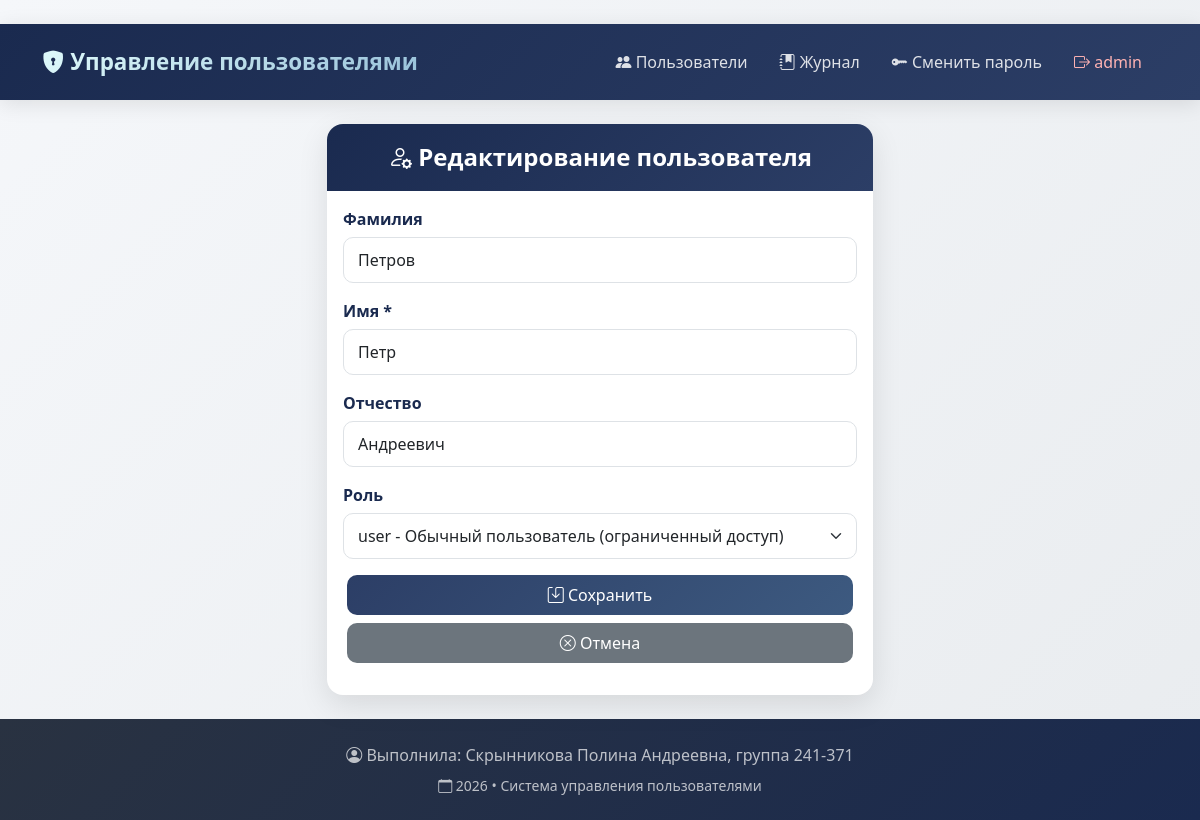
The app's page /user/2/edit (signed in) with its own data.
### models.py (models this page shows, shortened)
class User(UserMixin, db.Model):
    __tablename__ = 'users'
    id = db.Column(db.Integer, primary_key=True)
    username = db.Column(db.String(80), unique=True, nullable=False)
    password_hash = db.Column(db.String(200), nullable=False)
    last_name = db.Column(db.String(50))
    first_name = db.Column(db.String(50), nullable=False)
    patronymic = db.Column(db.String(50))
    role_id = db.Column(db.Integer, db.ForeignKey('roles.id'))
    created_at = db.Column(db.DateTime, default=datetime.utcnow)
    role = db.relationship('Role', back_populates='users')

### app.py (the view, shortened to what this page needs)
@app.route('/user/<int:user_id>/edit', methods=['GET', 'POST'])
@login_required
def edit_user(user_id):
    user = User.query.get_or_404(user_id)
    if not can_edit_user(user):
        flash('У вас недостаточно прав для редактирования этого пользователя.', 'danger')
        return redirect(url_for('index'))
    roles = Role.query.all()
    is_admin = has_right('user.edit')
    user_data = {
        'last_name': user.last_name or '',
        'first_name': user.first_name,
        'patronymic': user.patronymic or '',
        'role_id': user.role_id
    }
    return render_template('user_form.html', title='Редактирование пользователя',
                         user_data=user_data, roles=roles, is_edit=True,
                         edit_user=user, is_admin=is_admin)

### app.py (called while the page is built)
@login_manager.user_loader
def load_user(user_id):
    return User.query.get(int(user_id))

@app.before_request
def log_user_visit():
    if request.endpoint and not request.endpoint.startswith('static'):
        if request.endpoint not in ['reports.visit_logs', 'reports.pages_stats', 'reports.users_stats',
                                     'reports.export_pages_stats', 'reports.export_users_stats']:
            try:
                log = VisitLog(
                    path=request.path,
                    user_id=current_user.id if current_user.is_authenticated else None
                )
                db.session.add(log)
                db.session.commit()
            except Exception as e:
                db.session.rollback()
                print(f"Ошибка записи в журнал: {e}")

### rights.py (called while the page is built)
def has_right(right):
    if not current_user.is_authenticated:
        return False
    role_name = current_user.role.name if current_user.role else None
    if not role_name or role_name not in ROLE_RIGHTS:
        return False
    allowed_rights = ROLE_RIGHTS.get(role_name, [])
    return right in allowed_rights

def can_edit_user(user):
    if not current_user.is_authenticated:
        return False
    if has_right('user.edit'):  # admin
        return True
    if has_right('user.edit.self') and current_user.id == user.id:
        return True
    return False

### templates/user_form.html (shortened to what this page needs)
﻿{% extends 'base.html' %}
{% block content %}
<div class="row justify-content-center">
  <div class="col-md-8 col-lg-6">
    <div class="card">
      <div class="card-header bg-primary text-white text-center">
        <h4 class="mb-0">
          <i class="bi bi-person-{{ 'gear' if is_edit else 'plus' }}"></i>
          {{ 'Редактирование пользователя' if is_edit else 'Создание пользователя' }}
        </h4>
      </div>
      <div class="card-body">
        <form method="POST">
          <div class="mb-3">
            <label for="last_name" class="form-label">Фамилия</label>
            <input type="text" class="form-control" id="last_name" name="last_name"
                   value="{{ user_data.get('last_name', '') }}">
          </div>
          <div class="mb-3">
            <label for="first_name" class="form-label">Имя *</label>
            <input type="text" class="form-control" id="first_name" name="first_name"
                   value="{{ user_data.get('first_name', '') }}" required>
          </div>
          <div class="mb-3">
            <label for="patronymic" class="form-label">Отчество</label>
            <input type="text" class="form-control" id="patronymic" name="patronymic"
                   value="{{ user_data.get('patronymic', '') }}">
          </div>
          <div class="mb-3">
            <label for="role_id" class="form-label">Роль</label>
            <select class="form-select" id="role_id" name="role_id"
                    {% if is_edit and not is_admin %}disabled{% endif %}>
              {% for role in roles %}
                <option value="{{ role.id }}" {% if user_data.get('role_id')|string == role.id|string %}selected{% endif %}>
                  {{ role.name }} - {{ role.description }}
                </option>
              {% endfor %}
            </select>
          </div>
          <div class="d-grid gap-2">
            <button type="submit" class="btn btn-primary">
              <i class="bi bi-save"></i> Сохранить
            </button>
            <a href="{{ url_for('index') }}" class="btn btn-secondary">
              <i class="bi bi-x-circle"></i> Отмена
            </a>
          </div>
        </form>
      </div>
    </div>
  </div>
</div>
{% endblock %}

### templates/base.html (shortened to what this page needs)
<!doctype html>
<html lang="ru" class="h-100">
  <head>
    <link href="https://cdn.jsdelivr.net/npm/bootstrap@5.0.2/dist/css/bootstrap.min.css" rel="stylesheet">
    <link rel="stylesheet" href="https://cdn.jsdelivr.net/npm/bootstrap-icons@1.11.3/font/bootstrap-icons.min.css">
    <link rel="stylesheet" href="{{ url_for('static', filename='styles.css') }}">
  </head>
  <body class="d-flex flex-column h-100">
    <header>
      <nav class="navbar navbar-expand-lg navbar-dark">
        <div class="container">
          <a class="navbar-brand" href="{{ url_for('index') }}">
            <i class="bi bi-shield-lock-fill"></i> Управление пользователями
          </a>
          <div class="collapse navbar-collapse" id="navbarSupportedContent">
            <ul class="navbar-nav ms-auto mb-2 mb-lg-0">
              <li class="nav-item">
                <a class="nav-link" href="{{ url_for('index') }}">
                  <i class="bi bi-people-fill"></i> Пользователи
                </a>
              </li>
              {% if current_user.is_authenticated %}
                <li class="nav-item">
                  <a class="nav-link" href="{{ url_for('reports.visit_logs') }}">
                    <i class="bi bi-journal-bookmark-fill"></i> Журнал
                  </a>
                </li>
              {% endif %}
              {% if current_user.is_authenticated %}
                <li class="nav-item">
                  <a class="nav-link" href="{{ url_for('change_password') }}">
                    <i class="bi bi-key-fill"></i> Сменить пароль
                  </a>
                </li>
                <li class="nav-item">
                  <a class="nav-link text-danger" href="{{ url_for('logout') }}">
                    <i class="bi bi-box-arrow-right"></i> {{ current_user.username }}
                  </a>
                </li>
              {% else %}
                <li class="nav-item">
                  <a class="nav-link btn btn-outline-light" href="{{ url_for('login') }}">
                    <i class="bi bi-box-arrow-in-right"></i> Войти
                  </a>
                </li>
              {% endif %}
            </ul>
          </div>
        </div>
      </nav>
    </header>
    <main class="flex-shrink-0 my-4">
      <div class="container">
        {% block content %}{% endblock %}
      </div>
    </main>
    <footer class="footer mt-auto py-4">
      <div class="container text-center">
        <span>
          <i class="bi bi-person-circle"></i> Выполнила: Скрынникова Полина Андреевна, группа 241-371
        </span>
        <br>
        <small class="mt-2 d-block">
          <i class="bi bi-calendar"></i> 2026 • Система управления пользователями
        </small>
      </div>
    </footer>
  </body>
</html>

### static/styles.css (style rules this page uses)
:root { --primary-dark: #1a2a4f; --primary: #2c3e66; --primary-light: #3d5a80; --secondary: #98c1d9; --accent: #e0fbfc; --highlight: #ee6c4d; --success: #2a9d8f; --warning: #e9c46a; --danger: #e63946; --dark: #293241; --light: #f8f9fa; }
body { font-size: 1rem; background: linear-gradient(135deg, #f5f7fa 0%, #e9ecef 100%); font-family: 'Segoe UI', Tahoma, Geneva, Verdana, sans-serif; }
.card { box-shadow: 0 10px 30px rgba(0, 0, 0, 0.1); border: none; border-radius: 16px; transition: transform 0.3s ease, box-shadow 0.3s ease; background: white; }
.card-header { font-weight: bold; border-radius: 16px 16px 0 0 !important; background: linear-gradient(135deg, var(--primary-dark) 0%, var(--primary) 100%); border: none; padding: 1.2rem; }
.card-header h4, .card-header h1 { margin: 0; font-weight: 600; }
.btn { border-radius: 10px; margin: 0 4px; padding: 8px 18px; font-weight: 500; transition: all 0.3s ease; border: none; }
.btn-primary { background: linear-gradient(135deg, var(--primary) 0%, var(--primary-light) 100%); color: white; }
.form-control, .form-select, .input-group-text { border-radius: 10px; border: 1px solid #dee2e6; padding: 10px 14px; transition: all 0.3s ease; }
.form-label { font-weight: 600; color: var(--primary-dark); margin-bottom: 6px; }
.navbar { background: linear-gradient(135deg, var(--primary-dark) 0%, var(--primary) 100%) !important; padding: 1rem 0; box-shadow: 0 4px 20px rgba(0, 0, 0, 0.1); }
.navbar-brand { font-weight: 700; font-size: 1.4rem; background: linear-gradient(135deg, var(--accent) 0%, var(--secondary) 100%); -webkit-background-clip: text; background-clip: text; color: transparent !important; }
.nav-link { color: rgba(255, 255, 255, 0.85) !important; font-weight: 500; transition: all 0.3s ease; border-radius: 8px; padding: 8px 16px !important; }
.nav-link.text-danger { color: #ffb3b3 !important; }
.footer { background: linear-gradient(135deg, var(--dark) 0%, var(--primary-dark) 100%) !important; color: rgba(255, 255, 255, 0.7); border-top: none !important; padding: 1.5rem 0 !important; }
.card, .alert, .table-responsive { animation: fadeIn 0.5s ease-out; }

### records on screen
User: username "admin"
User: last_name "Петров", first_name "Петр", patronymic "Андреевич"

### other values on screen
{{ 'Редактирование пользователя' if is_edit else 'Создание пользователя' }} "Редактирование пользователя"
form field role_id "user - Обычный пользователь (ограниченный доступ)"
